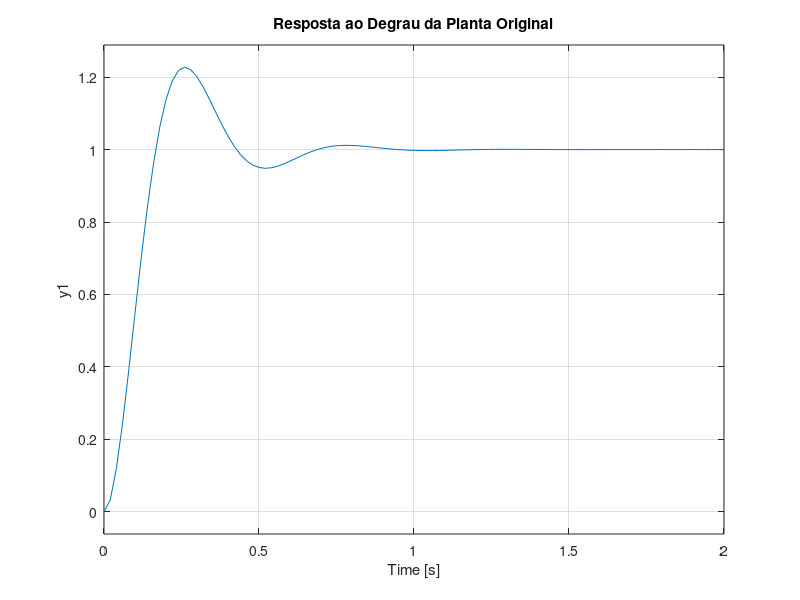
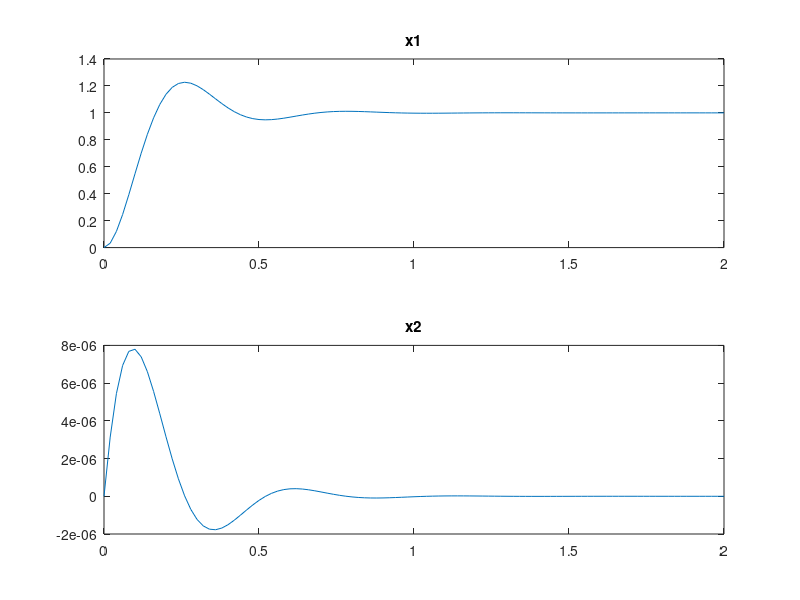

These figures' MATLAB source, in order:
% Representação do Sistema no Espaço de Estados
clc;
clear;
close all;
format long;

R1=46000;
R2=18000;
C1=100*10e-9;
C2=680*10e-9;

A=[0 1/C1;-1/(R1*R2*C2) (-1/(R1*C2))+(-1/(R2*C2))];
B=[0;1/(R1*R2*C2)];
C=[1 0];
D=0;

[NUM,DEN] = ss2tf(A,B,C,D);
% convertendo para função de tranferência com a utilização da função do
% Matlab
[n,d] = ss2tf(A,B,C,D);
G2 = tf(n,d);

% Resposta ao degrau da função original
sistema=ss(A,B,C,D);
figure()
step(sistema)
[Y,t,X] = step(sistema);
title('Resposta ao Degrau da Planta Original')
% Separando as partes
figure()
subplot(2,1,1)
plot(t,X(:,1))
title('x1')
subplot(2,1,2)
plot(t,X(:,2))
title('x2')

% % Matriz de Controlabilidade
M=ctrb(A,B);
% % Teste de controlabilidade
rank(M)  
n = size(A,1); %número de estados do sistema

% Matriz de observabilidade
O = obsv(A, C);

% Teste de observabilidade
n = size(A,1);   % número de estados
rank(O)
